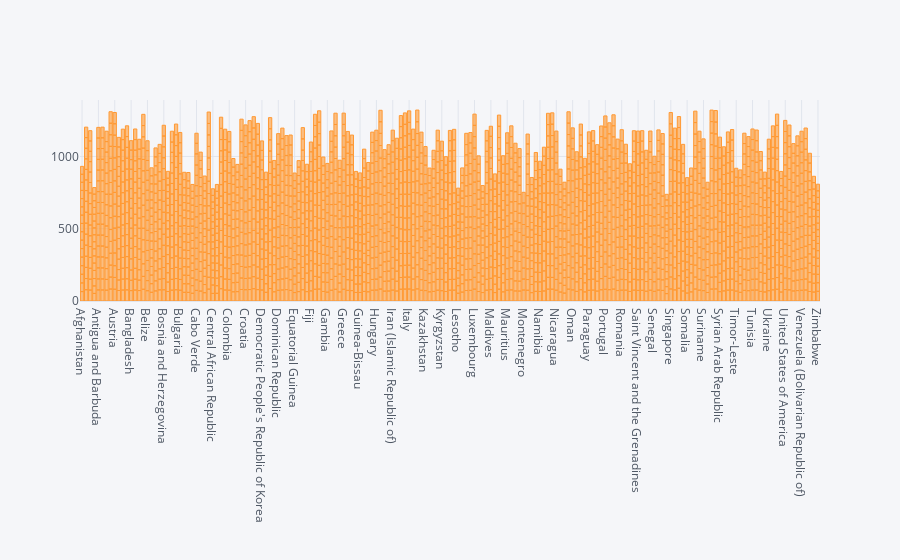

Notebook code cell kept with this figure:
### Code cell
"""
Observation
===========
Usually the peak countries are developed ones in this.

"""
who_df_copy.iplot(kind='bar',x='country',y='life expectancy')

### Figure 1 — Plotly figure (JSON) as saved in the notebook; plotly's stock layout.template omitted (floating-point values rounded to 4 significant figures; data arrays with more than 128 entries replaced by an {"elided": "..."} marker saying what was removed)
{"data": [{"marker": {"color": "rgba(255, 153, 51, 0.6)", "line": {"color": "rgba(255, 153, 51, 1.0)", "width": 1}}, "name": "life expectancy", "orientation": "v", "text": "", "type": "bar", "x": {"elided": "2888 str values"}, "y": {"elided": "2888 float values"}}], "layout": {"legend": {"bgcolor": "#F5F6F9", "font": {"color": "#4D5663"}}, "paper_bgcolor": "#F5F6F9", "plot_bgcolor": "#F5F6F9", "title": {"font": {"color": "#4D5663"}}, "xaxis": {"gridcolor": "#E1E5ED", "showgrid": true, "tickfont": {"color": "#4D5663"}, "title": {"font": {"color": "#4D5663"}, "text": ""}, "zerolinecolor": "#E1E5ED"}, "yaxis": {"gridcolor": "#E1E5ED", "showgrid": true, "tickfont": {"color": "#4D5663"}, "title": {"font": {"color": "#4D5663"}, "text": ""}, "zerolinecolor": "#E1E5ED"}}}
